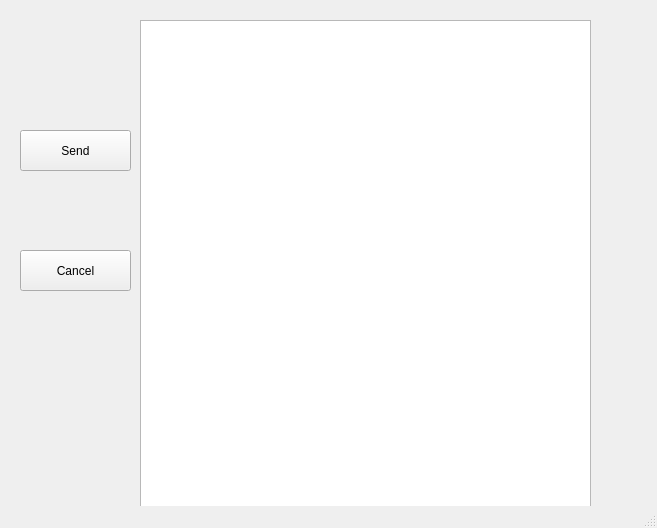
<?xml version="1.0" encoding="UTF-8"?>
<ui version="4.0">
 <class>post</class>
 <widget class="QMainWindow" name="post">
  <property name="geometry">
   <rect>
    <x>0</x>
    <y>0</y>
    <width>657</width>
    <height>528</height>
   </rect>
  </property>
  <property name="windowTitle">
   <string>MainWindow</string>
  </property>
  <widget class="QWidget" name="centralwidget">
   <widget class="QPushButton" name="pushB1">
    <property name="geometry">
     <rect>
      <x>20</x>
      <y>130</y>
      <width>111</width>
      <height>41</height>
     </rect>
    </property>
    <property name="text">
     <string>Send</string>
    </property>
   </widget>
   <widget class="QPushButton" name="pushB2">
    <property name="geometry">
     <rect>
      <x>20</x>
      <y>250</y>
      <width>111</width>
      <height>41</height>
     </rect>
    </property>
    <property name="text">
     <string>Cancel</string>
    </property>
   </widget>
   <widget class="QListView" name="listView">
    <property name="geometry">
     <rect>
      <x>140</x>
      <y>20</y>
      <width>451</width>
      <height>501</height>
     </rect>
    </property>
    <property name="layoutDirection">
     <enum>Qt::LeftToRight</enum>
    </property>
    <property name="autoFillBackground">
     <bool>true</bool>
    </property>
    <property name="spacing">
     <number>0</number>
    </property>
    <property name="wordWrap">
     <bool>true</bool>
    </property>
    <property name="selectionRectVisible">
     <bool>true</bool>
    </property>
   </widget>
  </widget>
  <widget class="QMenuBar" name="menubar">
   <property name="geometry">
    <rect>
     <x>0</x>
     <y>0</y>
     <width>657</width>
     <height>26</height>
    </rect>
   </property>
  </widget>
  <widget class="QStatusBar" name="statusbar"/>
 </widget>
 <resources/>
 <connections/>
</ui>
